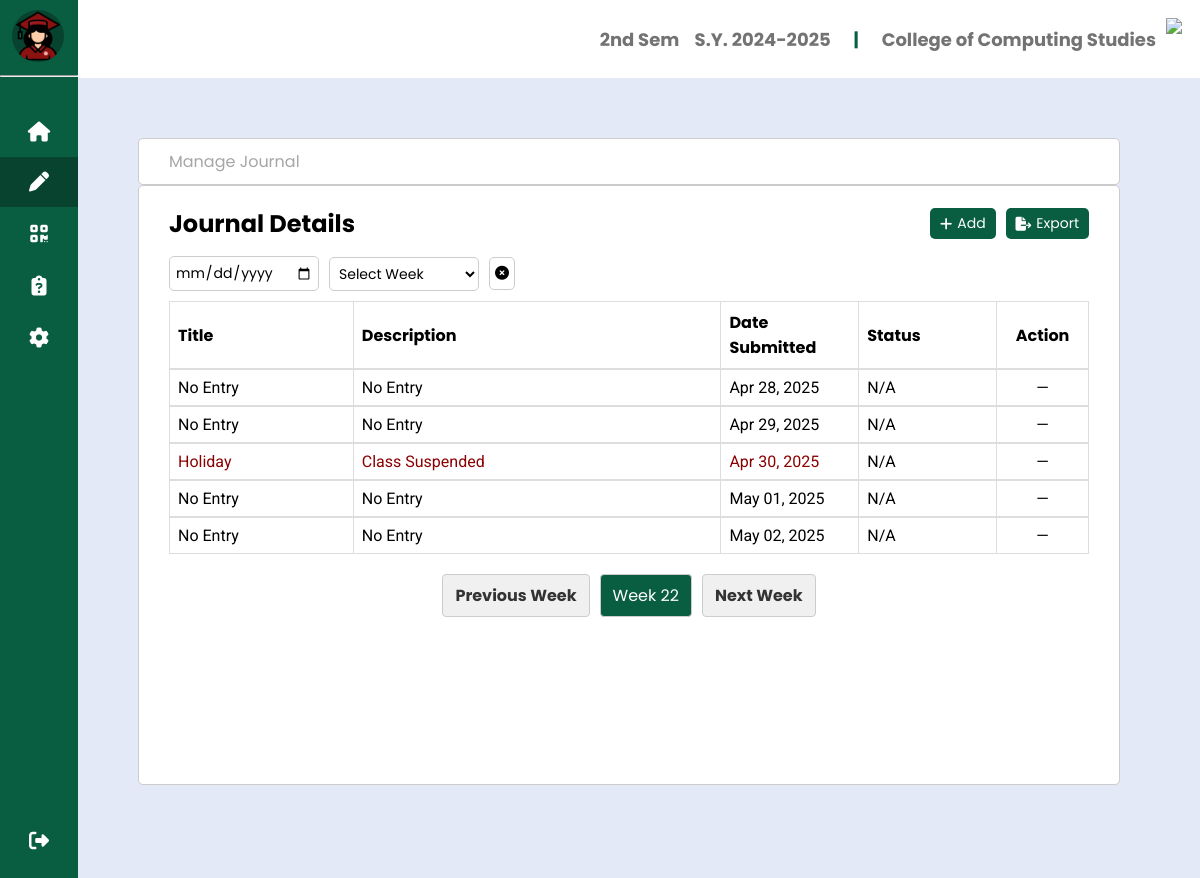
Page /student/journal.php?page=3 (signed in) on the committed database.
### tables this page shows
CREATE TABLE `semester` (
  `id` int(11) NOT NULL,
  `type` enum('1st Sem','2nd Sem','Summer') NOT NULL
);

CREATE TABLE `student` (
  `student_id` int(11) NOT NULL,
  `wmsu_id` varchar(20) NOT NULL,
  `student_image` varchar(255) NOT NULL,
  `student_firstname` varchar(255) NOT NULL,
  `student_middle` varchar(255) NOT NULL,
  `student_lastname` varchar(255) NOT NULL,
  `student_email` varchar(255) NOT NULL,
  `student_password` varchar(255) NOT NULL,
  `contact_number` varchar(255) NOT NULL,
  `course_section` varchar(255) NOT NULL,
  `batch_year` varchar(255) NOT NULL,
  `department` varchar(255) NOT NULL,
  `company` varchar(255) NOT NULL,
  `adviser` varchar(255) NOT NULL,
  `student_address` varchar(255) NOT NULL,
  `generated_qr_code` varchar(255) NOT NULL,
  `verification_code` varchar(255) NOT NULL,
  `ojt_type` enum('Project-Based','Field-Based') NOT NULL,
  `street` varchar(255) DEFAULT NULL,
  `otp` varchar(15) DEFAULT NULL,
  `date_start` date DEFAULT NULL
);

CREATE TABLE `holiday` (
  `holiday_id` int(11) NOT NULL,
  `holiday_date` date NOT NULL,
  `holiday_name` varchar(255) NOT NULL,
  `memo` varchar(255) DEFAULT NULL
);

### student/journal.php (the view, shortened to what this page needs)
<?php
require '../conn/connection.php';
$student_id = $_SESSION['user_id'];
$query = "SELECT * FROM student WHERE student_id = ?";
if ($stmt = $database->prepare($query)) {
  $stmt->bind_param("i", $student_id);
  $stmt->execute();
  $result = $stmt->get_result();
  $student = $result->num_rows > 0 ? $result->fetch_assoc() : [
    'student_firstname' => 'Unknown',
    'student_middle' => 'U',
    'student_lastname' => 'User',
    'student_email' => 'unknown@wmsu.edu.ph'
  ];
}
$qr_url = ($student['ojt_type'] === 'Project-Based') ? "qr-code_project_based.php" : "qr-code.php";
function isAbsent($student_id, $current_date)
{
  global $database;
  $query = "SELECT * FROM attendance_remarks
            WHERE student_id = ? AND remark_type = 'Absent'
              AND EXISTS (SELECT 1 FROM schedule WHERE schedule_id = attendance_remarks.schedule_id AND date = ?)";
  if ($stmt = $database->prepare($query)) {
    $stmt->bind_param("is", $student_id, $current_date);
    $stmt->execute();
    $result = $stmt->get_result();
    $is_absent = $result->num_rows > 0;
    return $is_absent;
  }
  return false;
}
function isSuspended($current_date)
{
  global $database;
  $query = "SELECT * FROM schedule WHERE date = ? AND day_type = 'Suspended'";
  if ($stmt = $database->prepare($query)) {
    $stmt->bind_param("s", $current_date);
    $stmt->execute();
    $result = $stmt->get_result();
    $is_suspended = $result->num_rows > 0;
    return $is_suspended;
  }
  return false;
}
function isHoliday($current_date)
{
  global $database;
  $query = "SELECT holiday_name FROM holiday WHERE holiday_date = ?";
  if ($stmt = $database->prepare($query)) {
    $stmt->bind_param("s", $current_date);
    $stmt->execute();
    $result = $stmt->get_result();
    $holiday = $result->fetch_assoc();
    return $holiday ? $holiday['holiday_name'] : false;
  }
  return false;
}
$first_journal_query = "SELECT MIN(journal_date) AS earliest_date FROM student_journal WHERE student_id = ?";
if ($stmt = $database->prepare($first_journal_query)) {
  $stmt->bind_param("i", $student_id);
  $stmt->execute();
  $result = $stmt->get_result();
  $earliest_date = $result->fetch_assoc()['earliest_date'] ?? date('Y-m-d');
}
$now = new DateTime();
$earliest = new DateTime($earliest_date);
$total_weeks = ceil($now->diff($earliest)->days / 7);
$page = isset($_GET['page']) && is_numeric($_GET['page']) ? intval($_GET['page']) : 1;
function getWeekRange($page)
{
  $now = new DateTime();
  $offset = ($page - 1) * 7;
  $start_of_week = clone $now;
  $start_of_week->modify("-$offset days")->modify('monday this week');
  $end_of_week = clone $start_of_week;
  $end_of_week->modify('sunday this week');
  return [$start_of_week->format('Y-m-d'), $end_of_week->format('Y-m-d')];
}
[$start_date, $end_date] = getWeekRange($page);
function renderPaginationLinks($current_page, $total_weeks)
{
  $reversed_week_number = $total_weeks - $current_page + 1;
  if ($current_page < $total_weeks) {
    echo '<a href="?page=' . ($current_page + 1) . '" class="prev">Previous Week</a>';
  }
  echo '<span class="active">Week ' . $reversed_week_number . '</span>';
  if ($current_page > 1) {
    echo '<a href="?page=' . ($current_page - 1) . '" class="next">Next Week</a>';
  }
}
$search_date = isset($_GET['search']) ? $_GET['search'] : null;
if ($search_date) {
  $journals_query = "SELECT * FROM student_journal WHERE student_id = ? AND journal_date = ?";
  if ($stmt = $database->prepare($journals_query)) {
    $stmt->bind_param("is", $student_id, $search_date);
    $stmt->execute();
    $result = $stmt->get_result();
    $journals = [];
    while ($row = $result->fetch_assoc()) {
      $journals[] = $row;
    }
    $stmt->close();
  }
  $holiday_name = isHoliday($search_date);
  $is_suspended = isSuspended($search_date);
  $is_absent = isAbsent($student_id, $search_date);
} else {
  $page = isset($_GET['page']) && is_numeric($_GET['page']) ? intval($_GET['page']) : 1;
  [$start_date, $end_date] = getWeekRange($page);
}
$currentSemester = "1st Sem";
$semesterQuery = "SELECT `type` FROM `semester` WHERE `id` = 1";
if ($result = $database->query($semesterQuery)) {
  if ($result->num_rows > 0) {
    $row = $result->fetch_assoc();
    $currentSemester = $row['type'];
  }
}
?>
<!DOCTYPE html>
<html lang="en">
<head>
  <link rel="stylesheet" href="https://cdnjs.cloudflare.com/ajax/libs/font-awesome/6.5.2/css/all.min.css">
  <link rel="stylesheet" href="https://cdn.jsdelivr.net/npm/swiper/swiper-bundle.min.css" />
  <link rel="stylesheet" href="../css/main.css">
  <link rel="stylesheet" href="../css/mobile.css">
</head>
<body>
  <div class="header">
    <div class="school-name">
      &nbsp;&nbsp;&nbsp;&nbsp;&nbsp;&nbsp;<?php echo $currentSemester; ?> &nbsp;&nbsp;&nbsp;
      <span id="sy-text"></span>
      &nbsp;&nbsp;&nbsp;&nbsp;&nbsp;&nbsp;<span style="color: #095d40;">|</span>
      &nbsp;&nbsp;&nbsp;&nbsp;&nbsp;&nbsp;College of Computing Studies
      <img src="../img/ccs.png">
    </div>
  </div>
  <div class="sidebar close">
    <div class="profile-details">
      <img
        src="../uploads/student/<?php echo !empty($student['student_image']) ? $student['student_image'] : 'user.png'; ?>"
        alt="logout Image" class="logout-img">
      <div style="margin-top: 10px;" class="profile-info">
        <br />
      </div>
    </div>
    <hr>
    <ul class="nav-links">
      <li>
        <a href="index.php">
          <i class="fa-solid fa-house"></i>
        </a>
      </li>
      <li>
        <a href="journal.php" class="active">
          <i class="fa-solid fa-pen"></i>
        </a>
      </li>
      <li>
        <a href="<?php echo $qr_url; ?>">
          <i class="fa-solid fa-qrcode"></i>
        </a>
      </li>
      <?php if ($student['ojt_type'] !== 'Project-Based'): ?>
        <li>
          <a href="dtr.php">
            <i class="fa-solid fa-clipboard-question"></i>
          </a>
        </li>
      <?php endif; ?>
      <li>
        <a href="setting.php">
          <i class="fas fa-cog"></i>
        </a>
      </li>
      <li>
        <a onclick="openLogoutModal()">
          <div class="logout-details">
            <i class="fas fa-sign-out-alt right-icon"></i>
          </div>
        </a>
      </li>
    </ul>
  </div>
  <section class="home-section">
    <div class="home-content">
    </div>
    <?php
    [$start_date, $end_date] = getWeekRange($page);
    $current_week = [];
    $period = new DatePeriod(
      new DateTime($start_date),
      new DateInterval('P1D'),
      (new DateTime($end_date))->modify('+1 day')
    );
    foreach ($period as $day) {
      if ($day->format("N") < 6) {
        $current_week[$day->format("Y-m-d")] = null;
      }
    }
    ?>
    <div class="content-wrapper">
      <div class="header-box">
        <label style="color: #a6a6a6; margin-left: 10px;">Manage Journal</label>
      </div>
      <div class="main-box">
        <div class="whole-box">
          <div class="header-group">
            <h2>Journal Details</h2>
            <div class="button-container">
              <button id="openAddModalBtn" class="add-btn">
                <i class="fa-solid fa-plus"></i>Add
              </button>
              <button class="export-btn" id="openJournalModalBtn">
                <i class="fa-solid fa-file-export"></i> Export
              </button>
            </div>
          </div>
          <div class="filter-group">
            <form method="GET" action="journal.php" class="search-form">
              <div class="search-bar-container">
                <input type="date" class="search-bar" id="searchDate" name="search"
                  value="<?= htmlspecialchars($search_date); ?>" onchange="this.form.submit()">
              </div>
            </form>
            <form method="GET" action="journal.php">
              <div class="search-bar-container">
                <select class="search-bar" name="page" onchange="this.form.submit()">
                  <option value="" disabled selected>Select Week</option>
                </select>
              </div>
            </form>
            <form method="GET" action="journal.php">
              <button type="submit" class="reset-bar-icon">
                <i class="fa fa-times-circle"></i>
              </button>
            </form>
          </div>
          <table>
            <thead>
              <tr>
                <th class="title">Title</th>
                <th class="description">Description</th>
                <th class="date">Date Submitted</th>
                <th class="date">Status</th>
                <th class="action">Action</th>
              </tr>
            </thead>
            <tbody>
              <?php
              $dates_to_display = $search_date ? [$search_date] : array_keys($current_week);
              foreach ($dates_to_display as $date) {
                $is_absent = isAbsent($student_id, $date);
                $is_suspended = isSuspended($date);
                $holiday_name = isHoliday($date);
                $status_class = $is_absent ? 'absent' : ($is_suspended ? 'suspended' : ($holiday_name ? 'holiday' : ''));
                $description = $is_absent ? 'Absent as per attendance record'
                  : ($is_suspended ? 'Suspended' : ($holiday_name ? "$holiday_name" : 'No Entry'));
                $journal = isset($current_week[$date]) ? $current_week[$date] : null;
                ?>
                <?php if ($journal): ?>
                  <tr>
                    <td class="title"><?php echo htmlspecialchars($journal['journal_name']); ?></td>
                    <td class="description"><?php echo htmlspecialchars($journal['journal_description']); ?></td>
                    <td class="date"><?php echo date("M d, Y", strtotime($journal['journal_date'])); ?></td>
                    <td class="date">
                      <?php echo $journal['adviser_viewed'] == 1 ? 'Checked' : 'Pending'; ?>
                    </td>
                    <td class="action">
                      <button class="action-icon delete-btn"
                        onclick="openJournalImages(<?php echo $journal['journal_id']; ?>)">
                        <i class="fa-solid fa-images"></i>
                      </button>
                      <button class="action-icon edit-btn" data-id="<?php echo $journal['journal_id']; ?>"
                        data-student-id="<?php echo $journal['student_id']; ?>">
                        <i class="fa-solid fa-pen-to-square"></i>
                      </button>
                      <button class="action-icon delete-btn"
                        onclick="openDeleteModal(<?php echo $journal['journal_id']; ?>)">
                        <i class="fa-solid fa-trash"></i>
                      </button>
                    </td>
                  </tr>
                <?php else: ?>
                  <tr>
                    <td class="title <?php echo $status_class; ?>">
                      <?php echo $is_absent ? 'Absent' : ($is_suspended ? 'Suspended' : ($holiday_name ? 'Holiday' : 'No Entry')); ?>
                    </td>
                    <td class="description <?php echo $status_class; ?>"><?php echo $description; ?></td>
                    <td class="date <?php echo $status_class; ?>"><?php echo date("M d, Y", strtotime($date)); ?></td>
                    <td class="date">N/A</td>
                    <td class="action">—</td>
                  </tr>
                <?php endif; ?>
              <?php } ?>
            </tbody>
          </table>
          <div class="paginationJournal">
            <?php renderPaginationLinks($page, $total_weeks); ?>
          </div>
        </div>
      </div>
    </div>
  </section>
</body>
</html>

### rows in the picture
semester: type "2nd Sem"
student: student_image (picture)
holiday: shows "Holiday", holiday_name "Class Suspended", date "Apr 30, 2025"

### other values in the picture
$description "No Entry"
date("M d, Y", strtotime($date)) "Apr 28, 2025"
date("M d, Y", strtotime($date)) "Apr 29, 2025"
date("M d, Y", strtotime($date)) "May 01, 2025"
date("M d, Y", strtotime($date)) "May 02, 2025"
